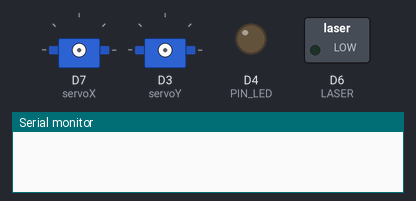
Bench run of a sketch on a simulated ESP8266 (NodeMCU). Shown: 2 × servo, switched loads named in the sketch (green lamp = pin HIGH), output pins drawn as LEDs (lit = HIGH), the last lines printed to the serial monitor. WiFi joins after 1.5 s; servers stay silent unless stated; storage starts empty.

Above: at 0.1 s.
At 1.7 s:
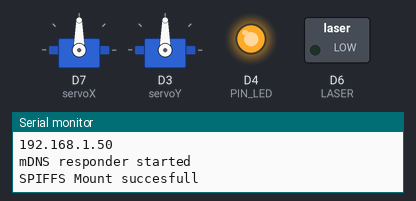
Timing chart, 0 to 3.2 s (numbered marks = the images above):
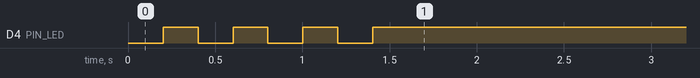

The sketch:

joystickLaser.ino
```cpp
#include <ESP8266WebServer.h>
#include <FS.h>
#include <ESP8266mDNS.h>
#include <ESP8266WiFi.h>
#include <Servo.h>

//Set Wifi ssid and password
char ssid[] = "Nacho WiFi";
char pass[] = "turborx7";

int aPitch = 90;
int bYaw = 90;

#define PIN_LED 2
#define LASER D6

Servo servoX, servoY;

ESP8266WebServer server(80);

void blink_led(int interval, int count) {
  for (int i = 0; i < count; i++) {
    builtinledSetStatus(true);
    delay(interval);
    builtinledSetStatus(false);
    delay(interval);
  }
}

//This function takes the parameters passed in the URL(the x and y coordinates of the joystick)
//and sets the motor speed based on those parameters.
void handleJSData() {
  int yaw = server.arg(0).toInt();
  int pitch = server.arg(1).toInt();

  int changePitch = map(pitch, -100, 100, 0, 180);
  int changeYaw = map(yaw, -100, 100, 0, 180);

  aPitch = changePitch;
  bYaw = changeYaw;

  //return an HTTP 200
  server.send(200, "text/plain", "");
}

void setup()
{
  Serial.begin(115200);
  pinMode(PIN_LED, OUTPUT);
  pinMode(LASER, OUTPUT);
  digitalWrite(LASER, LOW);

  Serial.setRxBufferSize(32);
  Serial.setDebugOutput(false);


  WiFi.mode(WIFI_STA);
  WiFi.persistent(false);
  WiFi.disconnect(false);
  WiFi.setAutoReconnect(true);
  WiFi.begin(ssid, pass);

  while (WiFi.status() != WL_CONNECTED) {
    blink_led(200, 1);
  }
  printf("\n");
  printf("SketchSize: %d B\n", ESP.getSketchSize());
  printf("FreeSketchSpace: %d B\n", ESP.getFreeSketchSpace());
  printf("FlashChipSize: %d B\n", ESP.getFlashChipSize());
  printf("FlashChipRealSize: %d B\n", ESP.getFlashChipRealSize());
  printf("FlashChipSpeed: %d\n", ESP.getFlashChipSpeed());
  printf("SdkVersion: %s\n", ESP.getSdkVersion());
  printf("FullVersion: %s\n", ESP.getFullVersion().c_str());
  printf("CpuFreq: %dMHz\n", ESP.getCpuFreqMHz());
  printf("FreeHeap: %d B\n", ESP.getFreeHeap());
  printf("ResetInfo: %s\n", ESP.getResetInfo().c_str());
  printf("ResetReason: %s\n", ESP.getResetReason().c_str());
  Serial.println("");
  Serial.println("WiFi connected");
  Serial.println("IP address: ");
  Serial.println(WiFi.localIP());

  if (MDNS.begin("esp8266")) {              // Start the mDNS responder for esp8266.local
    Serial.println("mDNS responder started");

  } else {
    Serial.println("Error setting up MDNS responder!");
  }
  //set the pins as outputs
  servoX.attach(D7);
  servoY.attach(D3);
  // Debug console

  //initialize SPIFFS to be able to serve up the static HTML files.
  if (!SPIFFS.begin()) {
    Serial.println("SPIFFS Mount failed");
  }
  else {
    Serial.println("SPIFFS Mount succesfull");
  }
  //set the static pages on SPIFFS for the html and js
  server.serveStatic("/", SPIFFS, "/joystick.html");
  server.serveStatic("/virtualjoystick.js", SPIFFS, "/virtualjoystick.js");
  //call handleJSData function when this URL is accessed by the js in the html file
  server.on("/jsData.html", handleJSData);
  server.begin();
  //  digitalWrite(PIN_LED, HIGH);
}

void loop()
{

  WiFiClient client;
  server.handleClient();
  if (client.connected()) {
    digitalWrite(LASER, HIGH);
    servoX.write(aPitch);
    servoY.write(bYaw);
  } else {
    digitalWrite(LASER, LOW);
  }
  delay(5);
}

void builtinledSetStatus(bool on) {
  digitalWrite(PIN_LED, on ? LOW : HIGH);
}
```
